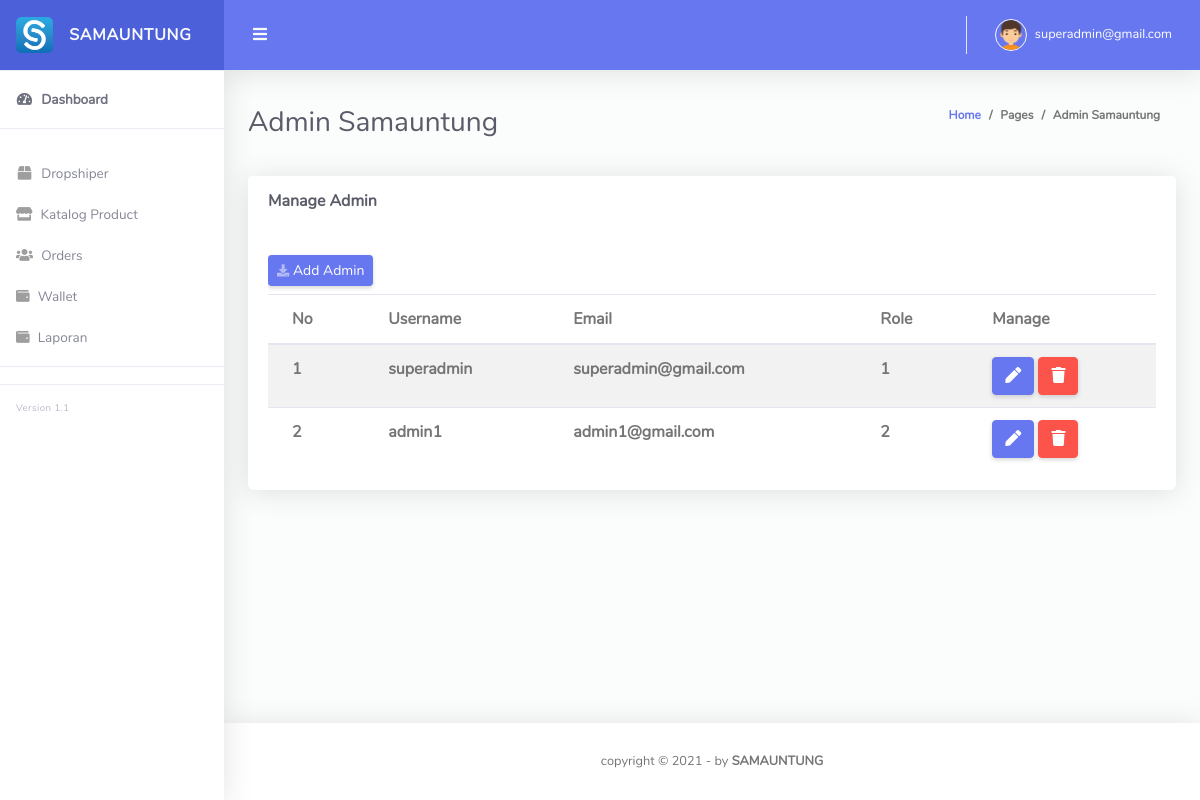
Before: /Admin_samauntung/manageadmin.php (signed in) with the older database file.
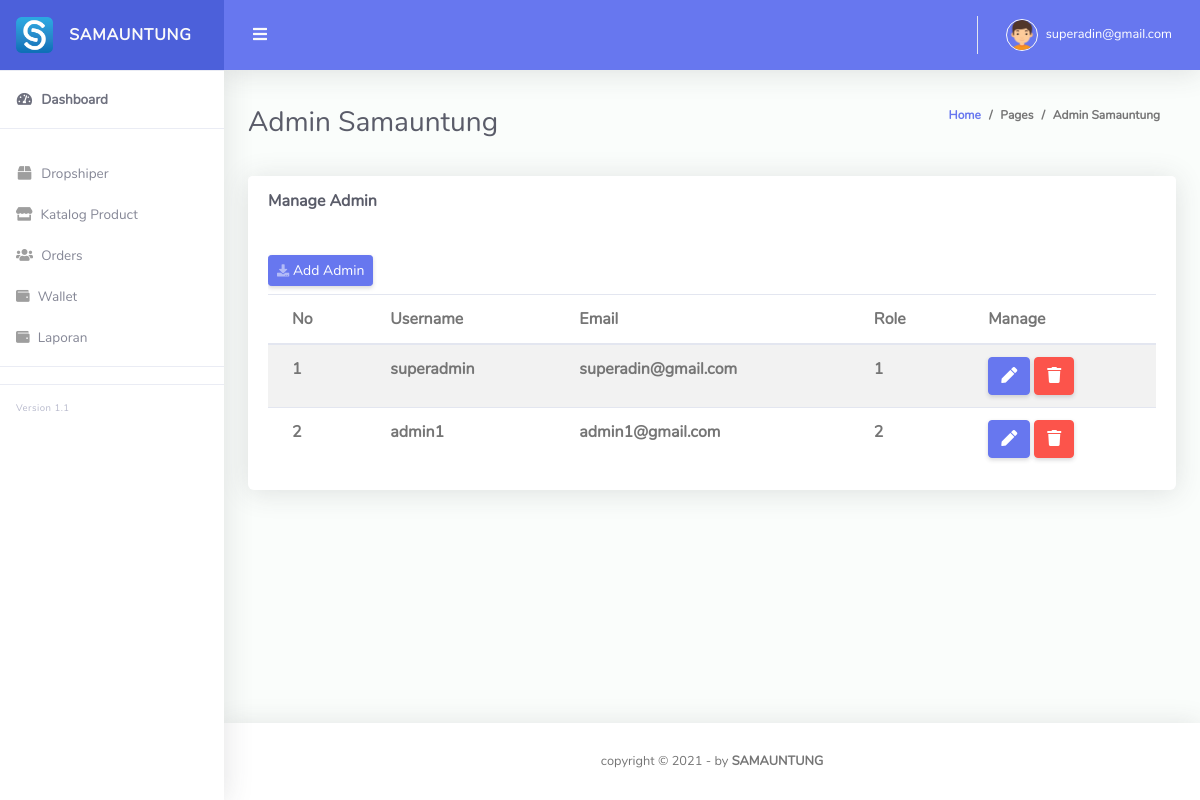
After: the same page with the newer database file.
### tables this page shows
CREATE TABLE `user` (
  `id_user` int(11) NOT NULL,
  `user_name` varchar(100) NOT NULL,
  `email` varchar(255) NOT NULL,
  `password` varchar(255) NOT NULL,
  `user_level` int(11) NOT NULL,
  `pp` varchar(255) NOT NULL
);

### Admin_samauntung/config/function.php (called while the page is built, shortened)
<?php
$servername = "localhost";
$database = "u1694897_b_reg_6_db";
$username = "u1694897_b_reg_6";
$password =  "jtipolije";
$conn = mysqli_connect($servername, $username, $password, $database);
function query($query){
    global $conn;
    $result = mysqli_query($conn, $query);
    $rows = [];
    while( $row = mysqli_fetch_assoc($result)){
        $rows[] = $row;
    }
    return $rows;
}

### Admin_samauntung/manageadmin.php (the view, shortened to what this page needs)
<?php
require "config/function.php";
$data = query(" SELECT * FROM user ");
?>
<!DOCTYPE html>
<html lang="en">
<head>
  <link href="vendor/fontawesome-free/css/all.min.css" rel="stylesheet" type="text/css">
  <link href="vendor/bootstrap/css/bootstrap.min.css" rel="stylesheet" type="text/css">
  <link href="css/ruang-admin.min.css" rel="stylesheet">
  <link href="vendor/datatables/dataTables.bootstrap4.min.css" rel="stylesheet">
</head>
<body id="page-top">
  <div id="wrapper">
    <?php require "components/sidebar.php"?>
    <div id="content-wrapper" class="d-flex flex-column">
      <div id="content">
        <?php require "components/topbar.php"?>
        <div class="container-fluid" id="container-wrapper">
          <div class="d-sm-flex align-items-center justify-content-between mb-4">
            <h1 class="h3 mb-0 text-gray-800">Admin Samauntung</h1>
            <ol class="breadcrumb">
              <li class="breadcrumb-item"><a href="./">Home</a></li>
              <li class="breadcrumb-item">Pages</li>
              <li class="breadcrumb-item active" aria-current="page">Admin Samauntung</li>
            </ol>
          </div>
        </div>
        <div class="container-fluid">
          <div class="custom-table card shadow ms-1">
            <div class="card-header py-3 d-flex flex-row align-items-center justify-content-between">
              <h6 class="m-0 font-weight-bold text-dark">
                Manage Admin
              </h6>
            </div>
            <div class="card-body">
              <div class="table-responsive">
                <table class="table table-striped" id="dataTable" >
                  <div class="py-2">
                    <a href="addadmin.php" class="d-none d-sm-inline-block btn btn-sm btn-primary shadow-sm">
                    <i class="fas fa-download fa-sm text-white-50"></i> Add Admin </a>
                  </div>
                  <thead>
                    <tr>
                      <th scope="col">No</th>
                      <th scope="col">Username</th>
                      <th scope="col">Email</th>
                      <th>Role</th>
                      <th scope="col">Manage</th>
                    </tr>
                  </thead>
                  <tbody>
                    <?php $i=1 ?>
                    <?php foreach($data as $p) : ?>
                    <tr>
                      <th scope="row"><?= $i++ ?></th>
                      <th><?= $p['user_name']; ?></th>
                      <th><?= $p['email']; ?></th>
                      <th><?= $p['user_level']; ?></th>
                      <th>
                        <a href="editadmin.php?id=<?= $p['id_user']; ?>" type="button" class="btn btn-primary text-white" data-tooltip="tooltip" data-placement="buttom" >
                          <i class="fas fa-solid fa-pen"></i>
                        </a>
                        <a href="hapusadmin.php?id=<?= $p['id_user']; ?>" type="button" class="btn btn-danger text-white" data-tooltip="tooltip" data-placement="buttom" >
                          <i class="fas fa-solid fa-trash"></i>
                        </a>
                      </th>
                    </tr>
                    <?php endforeach; ?>
                  </tbody>
                </table>
              </div>
            </div>
          </div>
        </div>
      </div>
      <?php require "components/footer.php"?>
    </div>
  </div>
</body>
</html>

### Admin_samauntung/components/topbar.php (shortened to what this page needs)
<nav class="navbar navbar-expand navbar-light bg-navbar topbar mb-4 static-top">
          <button id="sidebarToggleTop" class="btn btn-link rounded-circle mr-3">
            <i class="fa fa-bars"></i>
          </button>
          <ul class="navbar-nav ml-auto">
            <li class="nav-item dropdown no-arrow">
              <a class="nav-link dropdown-toggle" href="#" id="userDropdown" role="button" data-toggle="dropdown"
                aria-haspopup="true" aria-expanded="false">
                <img class="img-profile rounded-circle" src="img/boy.png" style="max-width: 60px">
                <span class="ml-2 d-none d-lg-inline text-white small"><?= $_SESSION['email-admin']; ?></span>
              </a>
            </li>
          </ul>
        </nav>

Changed rows visible on the page:
changed user "superadmin": email "superadmin@gmail.com" → "superadin@gmail.com"
Other visible differences:
$_SESSION['email-admin']: "superadmin@gmail.com" → "superadin@gmail.com"
